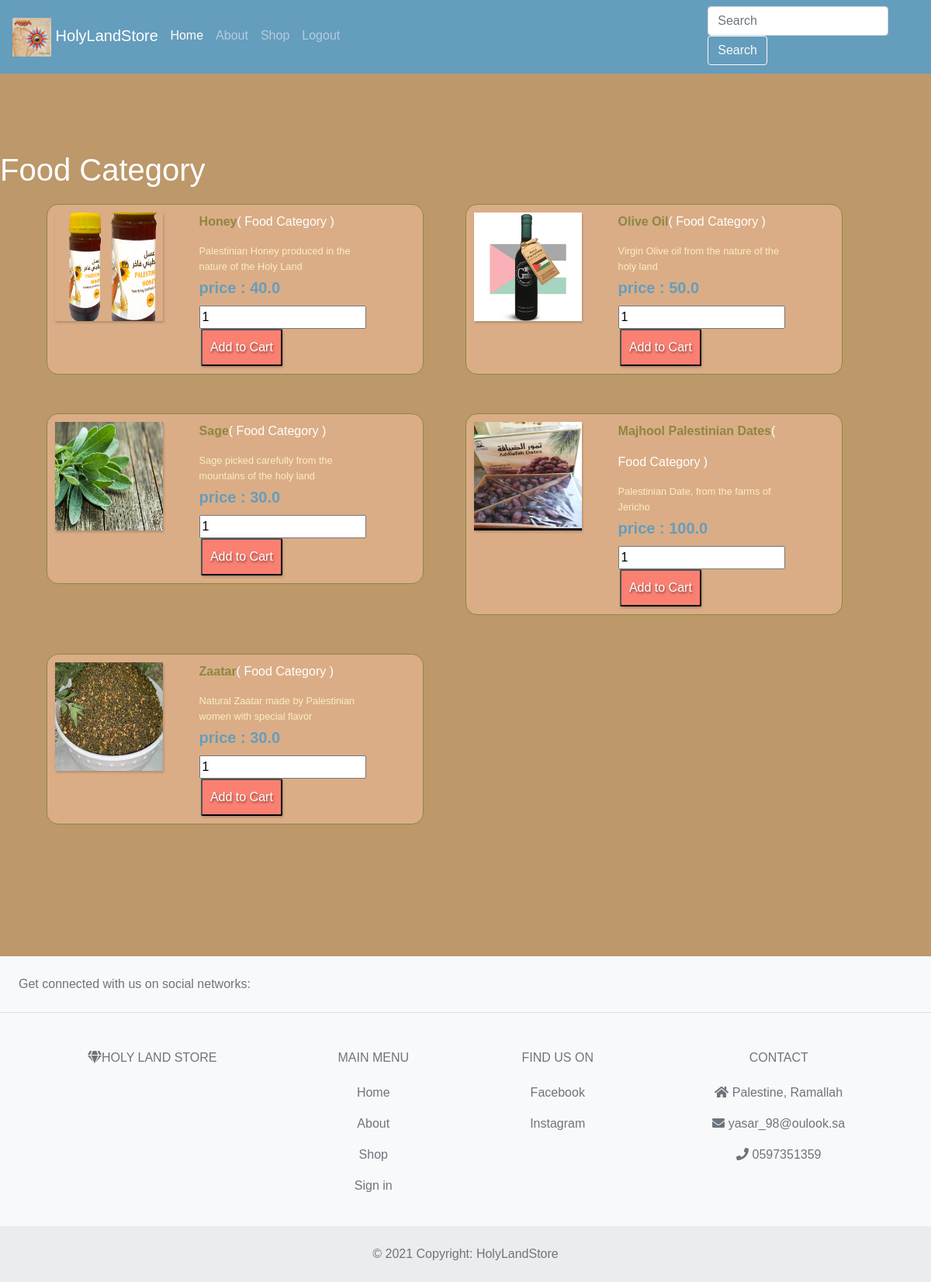
The app's page /category/food (signed in) with its own data.
### product_app/models.py (models this page shows, shortened)
class Product(models.Model):
    title = models.CharField(max_length=255)
    price = models.FloatField()
    desc = models.TextField()
    img = models.ImageField(blank=True)
    quantity= models.IntegerField()
    category = models.ForeignKey(Category, related_name="category_products", on_delete=CASCADE)
    user = models.ManyToManyField(User, through='Cart', related_name="user_products")
    created_at = models.DateTimeField(auto_now_add=True)
    updated_at = models.DateTimeField(auto_now=True)

class Category(models.Model):
    title = models.CharField(max_length=255)
    img = models.ImageField(blank=True)
    created_at = models.DateTimeField(auto_now_add=True)
    updated_at = models.DateTimeField(auto_now=True)

### product_app/views.py (the view)
# urls.py: path('food', views.food),
def food(request):
    all_products=models.get_all_category_products('Food')
    user= models.get_user(request.session['User_email'])
    context={
        'all_food_products': all_products,
        'user':user,
    }
    return render(request, 'food_category.html', context)

### product_app/models.py (called while the page is built)
def get_all_category_products(title):
    category=Category.objects.get(title=title)
    return category.category_products.all()

### user_app/models.py (called while the page is built)
def get_user(email):
    users = User.objects.filter(email=email)
    if len(users)>0: #check if the list is not empty
        return users[0]
    return None

### product_app/templates/food_category.html (shortened to what this page needs)
<!DOCTYPE html>
<html lang="en">
<head>
	<link rel="stylesheet" href="https://stackpath.bootstrapcdn.com/bootstrap/4.5.0/css/bootstrap.min.css" />
	{% load static %}
	<link rel="stylesheet" href="{% static 'css/product.css' %}" />
</head>
<body>
	<nav class="navbar sticky-top navbar-expand-md navbar-dark">
		<a href="/" class="navbar-brand">
			<img src="{% static 'imgs/logo.jpg' %}" alt="Holy Land Store" class="logo" />
			HolyLandStore
		</a>
		<div class="collapse navbar-collapse menu" id="navbarCollapse">
			<div class="navbar-nav">
				<a href="/" class="nav-item nav-link active">Home</a>
				<a href="#" class="nav-item nav-link">About</a>
				<a href="#" class="nav-item nav-link">Shop</a>
			  {% if 'User_email' in request.session %}
				<a href="/logout" class="nav-item nav-link">Logout</a>
				<a class="nav-item nav-link" style="color: red; font-weight: bold; margin-left: 450px;"> {{user.first_name}} {{user.last_name}}</a>
			  {% endif %}
			</div>
			<form class="form-inline ml-auto">
				<input type="text" class="form-control mr-sm-2" placeholder="Search" />
				<button type="submit" class="btn btn-outline-light serchbtn">Search</button>
			</form>
		</div>
	</nav>
	<main>
		<h1>Food Category</h1>
				<div id="wrap" class="content">
					<div id="quad_deals">
						{% for product in all_food_products %}
						<div class="deal">
							<div class="product_img">
								<img src="/media/{{product.img}}" alt="product"/>
							</div>
							<div class="options">
								<p class="title">
									{{product.title}}
								</p>
								<p> ( {{product.category.title}} Category ) </p>
								<span class="details">
									{{product.desc}} </span>
									<span class="details price"> price : {{product.price}}
									</span>
								<div class="action">
									<form action="/category/process_cart/{{ product.id }}" method="post">
										<div class="product-quantity">
											<input type="number" name="quantity" value="{{product.quantity}}" min="1" />
											</div>
										<input class="button" type="submit" name="add_to_cart" value="Add to Cart"></input>
									</form>
								</div>
							</div>
						</div>
						{% endfor %}
					</div>
				</div>
	</main>
	<footer class="text-center sticky-bottom text-lg-start bg-light text-muted">
		<section class="
          d-flex
          justify-content-center justify-content-lg-between
          p-4
          border-bottom
        ">
			<div class="me-5 d-none d-lg-block">
				<span>Get connected with us on social networks:</span>
			</div>
		</section>
		<section class="">
			<div class="container text-center text-md-start mt-5">
				<div class="row mt-3">
					<div class="col-md-3 col-lg-4 col-xl-3 mx-auto mb-4">
						<h6 class="text-uppercase fw-bold mb-4">
							<i class="fas fa-gem me-3"></i>Holy Land Store
						</h6>
					</div>
					<div class="col-md-2 col-lg-2 col-xl-2 mx-auto mb-4">
						<h6 class="text-uppercase fw-bold mb-4">Main Menu</h6>
						<p>
							<a href="#!" class="text-reset">Home</a>
						</p>
						<p>
							<a href="#!" class="text-reset">About</a>
						</p>
						<p>
							<a href="#!" class="text-reset">Shop</a>
						</p>
						<p>
							<a href="#!" class="text-reset">Sign in</a>
						</p>
					</div>
					<div class="col-md-3 col-lg-2 col-xl-2 mx-auto mb-4">
						<h6 class="text-uppercase fw-bold mb-4">Find us on</h6>
						<p>
							<a href="#!" class="text-reset">Facebook</a>
						</p>
						<p>
							<a href="#!" class="text-reset">Instagram</a>
						</p>
					</div>
					<div class="col-md-4 col-lg-3 col-xl-3 mx-auto mb-md-0 mb-4">
						<h6 class="text-uppercase fw-bold mb-4">Contact</h6>
						<p><i class="fas fa-home me-3"></i> Palestine, Ramallah</p>
						<p>
							<i class="fas fa-envelope me-3"></i>
							yasar_98@oulook.sa
						</p>
						<p><i class="fas fa-phone me-3"></i> 0597351359</p>
					</div>
				</div>
			</div>
		</section>
		<div class="text-center p-4" style="background-color: rgba(0, 0, 0, 0.05)">
			© 2021 Copyright: HolyLandStore
		</div>
	</footer>
</body>
</html>

### product_app/static/css/product.css (style rules this page uses)
* { box-sizing:border-box; }
body { background:#f1f2f3; margin:0; padding:0; font-family:'arial',sans-serif; color:#fff; }
img { max-width:100%; }
#wrap { width:90%; display:block; margin:20px auto; }
#quad_deals { float:left; width:100%; min-height:300px; height:auto; display:block; }
.deal { display:block; width: 45%; margin-right: 5%; height:50%; min-height:150px; padding:10px; float:left; background:rgba(0,0,0,0.7); }
.product_img { display:block; float:left; padding:10px; position:relative; width:30%; height:140px; overflow:hidden; box-shadow:1px 2px 3px rgba(0,0,0,0.2); }
.product_img img { position:absolute; top:0; bottom:0; left:0; right:0; width:100%; height: 100%; box-shadow:1px 2px 3px rgba(0,0,0,0.2); }
.options { width:70%; float:left; display:block; padding: 0 10%; }
.title { display:block; float:left; font-weight:bold; margin-top:0; color: #8d8741; }
.details { display:block; float:left; font-size:.8em; }
.action { width:100%; display:block; float:left; margin-top:7px; }
.action .button { display:inline-block; padding:10px; background:salmon; text-decoration:none; color:#FFF; text-shadow:1px 2px 3px rgba(0,0,0,0.5); box-shadow:1px 2px 3px rgba(0,0,0,0.2); border-radius:2px; margin:0 1%; }
.deal { border: 1px solid #8d8741; background-color: #daad86; margin-bottom: 50px; border-radius: 15px; }
body { background-color: #bc986a; }
.details { line-height: 1.6; color: #fbeec1; }
main { padding: 100px 0; }
.price { display: inline-block; font-size: 20px; color: #659dbd; font-weight: bold; }

### product_app/templates/food_category.html (style rules this page uses)
.logo { width: 50px; height: 50px; }
nav { background-color: #659dbd; }
.menu { padding-bottom: 3px; }

### records on screen
Product: img (picture), title "Honey", category "Food", desc "Palestinian Honey produced in the nature of the Holy Land", price "40.0", quantity "1"
Product: img (picture), title "Olive Oil", category "Food", desc "Virgin Olive oil from the nature of the holy land", price "50.0", quantity "1"
Product: img (picture), title "Sage", category "Food", desc "Sage picked carefully from the mountains of the holy land", price "30.0", quantity "1"
Product: img (picture), title "Majhool Palestinian Dates", category "Food", desc "Palestinian Date, from the farms of Jericho", price "100.0", quantity "1"
Product: img (picture), title "Zaatar", category "Food", desc "Natural Zaatar made by Palestinian women with special flavor", price "30.0", quantity "1"
